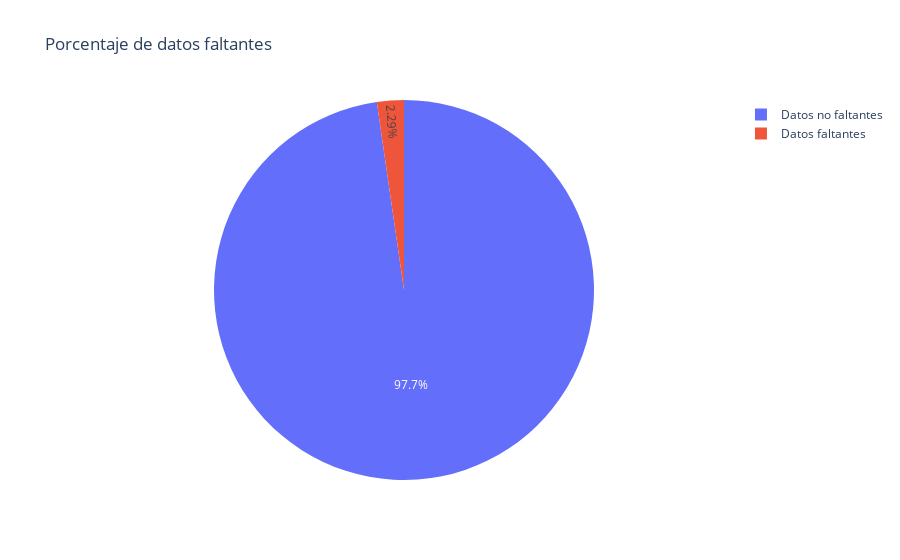

This figure's notebook cell:
### Code cell
total_faltantes = len(data) - len(data.dropna())
print("Total de datos faltantes:", total_faltantes)
porcentaje_faltantes = total_faltantes/len(data)*100
print("Porcentaje de datos faltantes:", porcentaje_faltantes, "%")

x = [porcentaje_faltantes, 100-porcentaje_faltantes]
fig = px.pie(values=x, names=["Datos faltantes", "Datos no faltantes"], title="Porcentaje de datos faltantes")
fig.show()

### Figure 1 — Plotly figure (JSON) as saved in the notebook; plotly's stock layout.template omitted (floating-point values rounded to 4 significant figures)
{"data": [{"domain": {"x": [0, 1], "y": [0, 1]}, "hovertemplate": "label=%{label}<br>value=%{value}<extra></extra>", "labels": ["Datos faltantes", "Datos no faltantes"], "legendgroup": "", "name": "", "showlegend": true, "type": "pie", "values": [2.289, 97.71]}], "layout": {"legend": {"tracegroupgap": 0}, "title": {"text": "Porcentaje de datos faltantes"}}}
